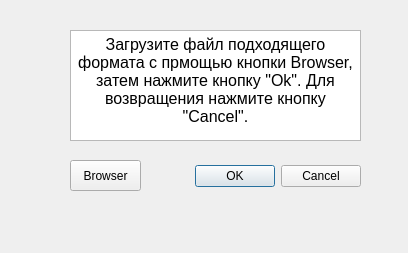
<?xml version="1.0" encoding="UTF-8"?>
<ui version="4.0">
 <class>Compare</class>
 <widget class="QDialog" name="Compare">
  <property name="geometry">
   <rect>
    <x>0</x>
    <y>0</y>
    <width>408</width>
    <height>253</height>
   </rect>
  </property>
  <property name="windowTitle">
   <string>Dialog</string>
  </property>
  <widget class="QDialogButtonBox" name="buttonBox">
   <property name="geometry">
    <rect>
     <x>190</x>
     <y>160</y>
     <width>171</width>
     <height>32</height>
    </rect>
   </property>
   <property name="orientation">
    <enum>Qt::Horizontal</enum>
   </property>
   <property name="standardButtons">
    <set>QDialogButtonBox::Cancel|QDialogButtonBox::Ok</set>
   </property>
  </widget>
  <widget class="QTextEdit" name="textEdit">
   <property name="geometry">
    <rect>
     <x>70</x>
     <y>30</y>
     <width>291</width>
     <height>111</height>
    </rect>
   </property>
   <property name="html">
    <string>&lt;!DOCTYPE HTML PUBLIC &quot;-//W3C//DTD HTML 4.0//EN&quot; &quot;http://www.w3.org/TR/REC-html40/strict.dtd&quot;&gt;
&lt;html&gt;&lt;head&gt;&lt;meta name=&quot;qrichtext&quot; content=&quot;1&quot; /&gt;&lt;style type=&quot;text/css&quot;&gt;
p, li { white-space: pre-wrap; }
&lt;/style&gt;&lt;/head&gt;&lt;body style=&quot; font-family:'MS Shell Dlg 2'; font-size:8.25pt; font-weight:400; font-style:normal;&quot;&gt;
&lt;p align=&quot;center&quot; style=&quot; margin-top:0px; margin-bottom:0px; margin-left:0px; margin-right:0px; -qt-block-indent:0; text-indent:0px;&quot;&gt;&lt;span style=&quot; font-size:12pt;&quot;&gt;Загрузите файл подходящего формата с прмощью кнопки Browser, затем нажмите кнопку &amp;quot;Ok&amp;quot;. Для возвращения нажмите кнопку &amp;quot;Cancel&amp;quot;.&lt;/span&gt;&lt;/p&gt;&lt;/body&gt;&lt;/html&gt;</string>
   </property>
  </widget>
  <widget class="QToolButton" name="toolButton">
   <property name="geometry">
    <rect>
     <x>70</x>
     <y>160</y>
     <width>71</width>
     <height>31</height>
    </rect>
   </property>
   <property name="text">
    <string>Browser</string>
   </property>
  </widget>
 </widget>
 <resources/>
 <connections>
  <connection>
   <sender>buttonBox</sender>
   <signal>accepted()</signal>
   <receiver>Compare</receiver>
   <slot>accept()</slot>
   <hints>
    <hint type="sourcelabel">
     <x>248</x>
     <y>254</y>
    </hint>
    <hint type="destinationlabel">
     <x>157</x>
     <y>274</y>
    </hint>
   </hints>
  </connection>
  <connection>
   <sender>buttonBox</sender>
   <signal>rejected()</signal>
   <receiver>Compare</receiver>
   <slot>reject()</slot>
   <hints>
    <hint type="sourcelabel">
     <x>316</x>
     <y>260</y>
    </hint>
    <hint type="destinationlabel">
     <x>286</x>
     <y>274</y>
    </hint>
   </hints>
  </connection>
 </connections>
</ui>
